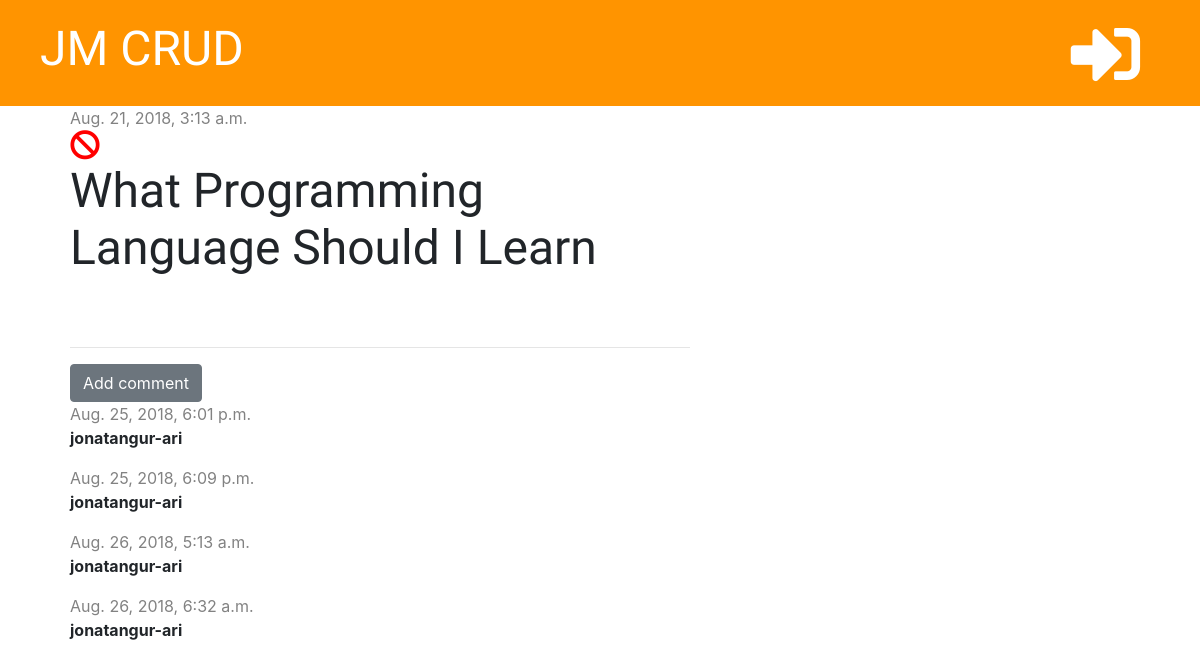
Before: /post/1 with the older database file.
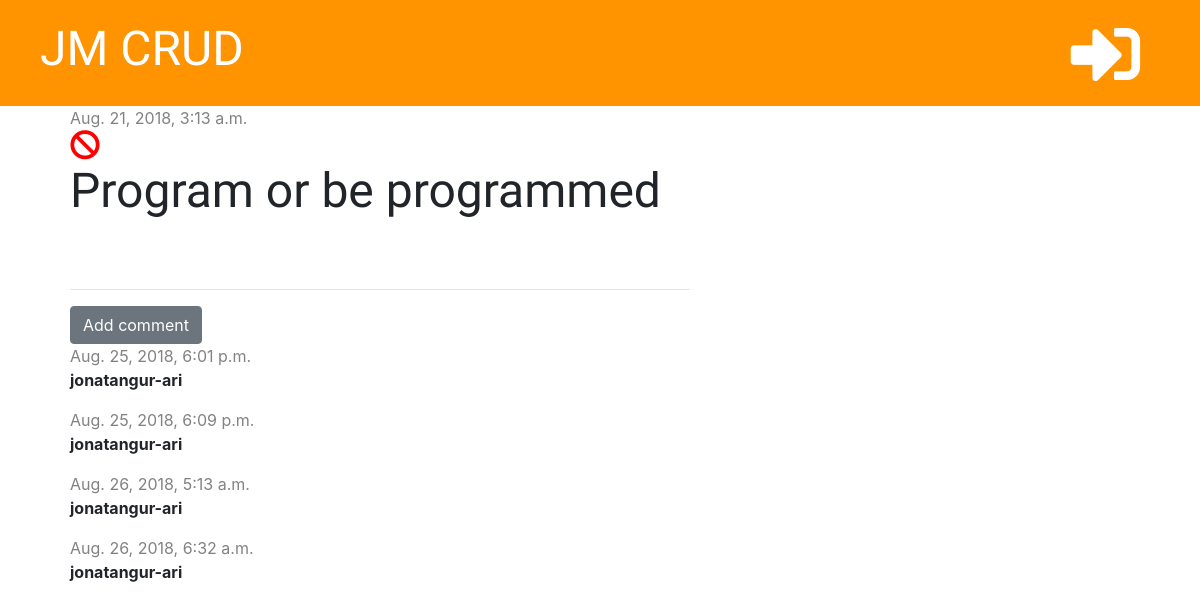
After: the same page with the newer database file.
### blog/models.py (models this page shows, shortened)
class Post(models.Model):
    author = models.ForeignKey('auth.User', on_delete=models.CASCADE)
    title = models.CharField(max_length=200)
    text = models.TextField()
    created_date = models.DateTimeField(default=timezone.now)
    published_date = models.DateTimeField(blank=True, null=True)

### blog/views.py (the view)
# urls.py: path('post/<int:pk>', views.post_detail, name='post_detail'),
def post_detail(request, pk):
    posts = get_object_or_404(Post, pk=pk)
    stuff_for_frontend = {'posts': posts}
    return render(request, 'blog/post_detail.html', stuff_for_frontend)

### blog/templatetags/markdownify.py (called while the page is built)
@register.filter
def markdown(value):
    renderer = HighlightRenderer()
    markdown = mistune.Markdown(renderer=renderer)
    return markdown(value)

### blog/templates/blog/post_detail.html (shortened to what this page needs)
{% extends 'blog/base.html' %}
{% load markdownify %}
{% block content %}
    <div class="post">
      {% if posts.published_date %}
        <div class="date">
          {{ posts.published_date }}
        </div>
        {% else %}
        <a href="{% url 'post_publish' pk=posts.pk %}" class="btn btn-primary">Publish</a>
      {% endif %}
<a href="{% url 'post_delete' pk=posts.pk %}"
onclick="return confirm('Are you sure you want to delete this post?')">
<i class="fa fa-ban" style="font-size:30px;color:red"></i>
</a>
      <h1>{{ posts.title }}</h1>
    </div>
    <hr>
    <a href="{% url 'add_comment_to_post' pk=posts.pk %}" class="btn btn-secondary">Add comment</a>
    {% for comment in posts.comments.all %}
      {% if user.is_authenticated or comment.approved %}
        <div class="comment">
          <div class="date">
            {{ comment.created_date }}
          </div>
          <strong>{{ comment.author }}</strong>
        </div>
      {% endif %}
      {% empty %}
        <p>No comments yet...</p>
    {% endfor %}
{% endblock %}

Changed rows visible on the page:
changed Post: title "What Programming Language Should I Learn" → "Program or be programmed"
